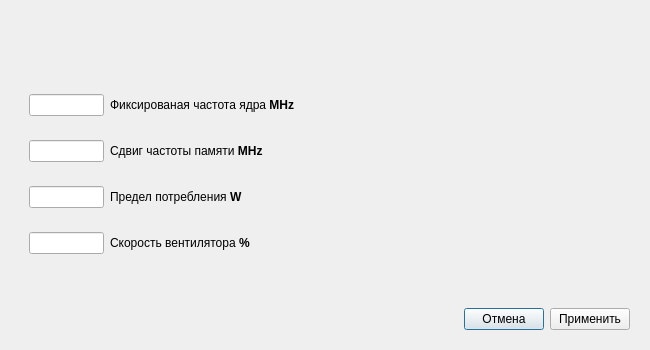
<?xml version="1.0" encoding="UTF-8"?>
<ui version="4.0">
 <class>GPUSettings</class>
 <widget class="QDialog" name="GPUSettings">
  <property name="geometry">
   <rect>
    <x>0</x>
    <y>0</y>
    <width>650</width>
    <height>350</height>
   </rect>
  </property>
  <property name="windowTitle">
   <string>Dialog</string>
  </property>
  <layout class="QHBoxLayout" name="horizontalLayout">
   <item>
    <widget class="QWidget" name="Widget" native="true">
     <layout class="QGridLayout" name="gridLayout">
      <item row="1" column="0" colspan="3">
       <spacer name="verticalSpacer_2">
        <property name="orientation">
         <enum>Qt::Vertical</enum>
        </property>
        <property name="sizeHint" stdset="0">
         <size>
          <width>20</width>
          <height>40</height>
         </size>
        </property>
       </spacer>
      </item>
      <item row="3" column="0" colspan="3">
       <widget class="QWidget" name="coreWidget" native="true">
        <property name="sizePolicy">
         <sizepolicy hsizetype="Expanding" vsizetype="Preferred">
          <horstretch>0</horstretch>
          <verstretch>0</verstretch>
         </sizepolicy>
        </property>
        <layout class="QHBoxLayout" name="horizontalLayout_3">
         <item>
          <widget class="QLineEdit" name="lineCore">
           <property name="maximumSize">
            <size>
             <width>75</width>
             <height>16777215</height>
            </size>
           </property>
           <property name="alignment">
            <set>Qt::AlignCenter</set>
           </property>
          </widget>
         </item>
         <item>
          <widget class="QLabel" name="lblCoreDescriptioon">
           <property name="text">
            <string>&lt;html&gt;&lt;head/&gt;&lt;body&gt;&lt;p&gt;Фиксированая частота ядра &lt;span style=&quot; font-weight:700;&quot;&gt;MHz&lt;/span&gt;&lt;/p&gt;&lt;/body&gt;&lt;/html&gt;</string>
           </property>
          </widget>
         </item>
        </layout>
       </widget>
      </item>
      <item row="8" column="1">
       <widget class="QPushButton" name="btnCancel">
        <property name="text">
         <string>Отмена</string>
        </property>
       </widget>
      </item>
      <item row="0" column="0" colspan="3">
       <layout class="QHBoxLayout" name="horizontalLayout_2">
        <item>
         <spacer name="horizontalSpacer_3">
          <property name="orientation">
           <enum>Qt::Horizontal</enum>
          </property>
          <property name="sizeHint" stdset="0">
           <size>
            <width>40</width>
            <height>20</height>
           </size>
          </property>
         </spacer>
        </item>
        <item>
         <widget class="QLabel" name="lblIndex">
          <property name="text">
           <string/>
          </property>
         </widget>
        </item>
        <item>
         <widget class="QLabel" name="lblModel">
          <property name="text">
           <string/>
          </property>
         </widget>
        </item>
        <item>
         <widget class="QLabel" name="lblMemSize">
          <property name="text">
           <string/>
          </property>
         </widget>
        </item>
        <item>
         <spacer name="horizontalSpacer_2">
          <property name="orientation">
           <enum>Qt::Horizontal</enum>
          </property>
          <property name="sizeHint" stdset="0">
           <size>
            <width>40</width>
            <height>20</height>
           </size>
          </property>
         </spacer>
        </item>
       </layout>
      </item>
      <item row="5" column="0" colspan="3">
       <widget class="QWidget" name="plWidget" native="true">
        <layout class="QHBoxLayout" name="horizontalLayout_5">
         <item>
          <widget class="QLineEdit" name="linePL">
           <property name="maximumSize">
            <size>
             <width>75</width>
             <height>16777215</height>
            </size>
           </property>
           <property name="alignment">
            <set>Qt::AlignCenter</set>
           </property>
          </widget>
         </item>
         <item>
          <widget class="QLabel" name="lblPowerLimitDescription">
           <property name="text">
            <string>&lt;html&gt;&lt;head/&gt;&lt;body&gt;&lt;p&gt;Предел потребления &lt;span style=&quot; font-weight:700;&quot;&gt;W&lt;/span&gt;&lt;/p&gt;&lt;/body&gt;&lt;/html&gt;</string>
           </property>
          </widget>
         </item>
        </layout>
       </widget>
      </item>
      <item row="6" column="0" colspan="3">
       <widget class="QWidget" name="fanWidget" native="true">
        <property name="sizePolicy">
         <sizepolicy hsizetype="Expanding" vsizetype="Preferred">
          <horstretch>0</horstretch>
          <verstretch>0</verstretch>
         </sizepolicy>
        </property>
        <layout class="QHBoxLayout" name="horizontalLayout_6">
         <item>
          <widget class="QLineEdit" name="lineFan">
           <property name="maximumSize">
            <size>
             <width>75</width>
             <height>16777215</height>
            </size>
           </property>
           <property name="alignment">
            <set>Qt::AlignCenter</set>
           </property>
          </widget>
         </item>
         <item>
          <widget class="QLabel" name="lblFanDescriptioon">
           <property name="text">
            <string>&lt;html&gt;&lt;head/&gt;&lt;body&gt;&lt;p&gt;Скорость вентилятора &lt;span style=&quot; font-weight:700;&quot;&gt;%&lt;/span&gt;&lt;/p&gt;&lt;/body&gt;&lt;/html&gt;</string>
           </property>
          </widget>
         </item>
        </layout>
       </widget>
      </item>
      <item row="8" column="0">
       <spacer name="horizontalSpacer">
        <property name="orientation">
         <enum>Qt::Horizontal</enum>
        </property>
        <property name="sizeHint" stdset="0">
         <size>
          <width>40</width>
          <height>20</height>
         </size>
        </property>
       </spacer>
      </item>
      <item row="8" column="2">
       <widget class="QPushButton" name="btnAccept">
        <property name="text">
         <string>Применить</string>
        </property>
       </widget>
      </item>
      <item row="4" column="0" colspan="3">
       <widget class="QWidget" name="memWidget" native="true">
        <property name="sizePolicy">
         <sizepolicy hsizetype="Expanding" vsizetype="Preferred">
          <horstretch>0</horstretch>
          <verstretch>0</verstretch>
         </sizepolicy>
        </property>
        <layout class="QHBoxLayout" name="horizontalLayout_4">
         <item>
          <widget class="QLineEdit" name="lineMemory">
           <property name="maximumSize">
            <size>
             <width>75</width>
             <height>16777215</height>
            </size>
           </property>
           <property name="alignment">
            <set>Qt::AlignCenter</set>
           </property>
          </widget>
         </item>
         <item>
          <widget class="QLabel" name="lblMemoryDescriptioon">
           <property name="text">
            <string>&lt;html&gt;&lt;head/&gt;&lt;body&gt;&lt;p&gt;Сдвиг частоты памяти &lt;span style=&quot; font-weight:700;&quot;&gt;MHz&lt;/span&gt;&lt;/p&gt;&lt;/body&gt;&lt;/html&gt;</string>
           </property>
          </widget>
         </item>
        </layout>
       </widget>
      </item>
      <item row="7" column="0" colspan="3">
       <spacer name="verticalSpacer">
        <property name="orientation">
         <enum>Qt::Vertical</enum>
        </property>
        <property name="sizeHint" stdset="0">
         <size>
          <width>20</width>
          <height>40</height>
         </size>
        </property>
       </spacer>
      </item>
     </layout>
    </widget>
   </item>
  </layout>
 </widget>
 <resources/>
 <connections/>
</ui>
